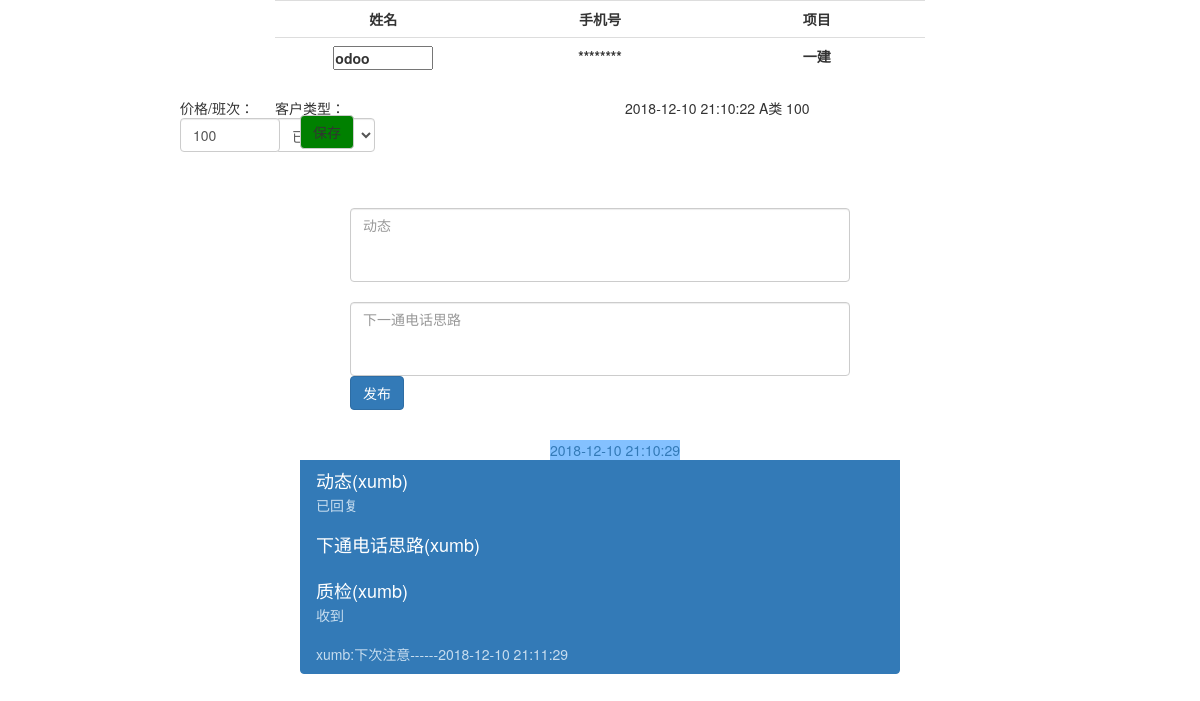
Screenshot of /user/open/1/ (signed in) with the database file from the repository.
### app/models.py (models this page shows)
class Customer(db.Model):
    __tablename__ = 'customer'
    id = db.Column(db.Integer,primary_key=True)
    c_name = db.Column(db.String())
    phone = db.Column(db.String())
    project = db.Column(db.String())
    genre = db.Column(db.String())
    sale_name = db.Column(db.String())
    price_banci = db.Column(db.String())
    date_time = db.Column(db.String())
    readed = db.Column(db.Boolean())
    pink = db.Column(db.String())
    sale_time = db.Column(db.String())
    pink_time = db.Column(db.String())

class Old_Active(db.Model):
    __tablename__ = 'old_active'
    id = db.Column(db.Integer,primary_key=True)
    cus_id = db.Column(db.Integer)
    old_genre = db.Column(db.String())
    old_banci = db.Column(db.String())
    date_time = db.Column(db.DateTime, default=datetime.now)

class SaleCustomerInfo(db.Model):
    __tablename__ = 'salecustomerinfo'
    id = db.Column(db.Integer,primary_key=True)
    c_name_id = db.Column(db.String())
    dongtai = db.Column(db.Text())
    next_phone = db.Column(db.Text())
    info = db.Column(db.Text())
    date_time = db.Column(db.Text())
    pink_date_time = db.Column(db.Text())
    pink = db.Column(db.String())
    sale_name = db.Column(db.String())

class Comment(db.Model):
    __tablename__ = 'comment'
    id = db.Column(db.Integer,primary_key=True)
    info_id = db.Column(db.Integer)
    c_name_id = db.Column(db.Integer)
    comment = db.Column(db.String())
    name = db.Column(db.String())
    date_time = db.Column(db.DateTime, default=datetime.now)

### app/user.py (the view)
@user.route('/open/<id>/')
@login_required
def open(id):
	customer = Customer.query.filter_by(id = id).first()
	if customer.sale_name==current_user.username:
		form = SearchForm()
		form.c_project.choices = [('','')]+[(a.project,a.project) for a in AllProject.query.all()]
		form1 = CustomerForm()
		form1.project.choices = [('','')]+[(a.project,a.project) for a in AllProject.query.all()]
		form1.project.data = customer.project
		form1.c_type.data = customer.genre
		sale_cus_info = SaleCustomerInfo.query.order_by(SaleCustomerInfo.id.desc()).filter_by(c_name_id = id)
		comments = Comment.query.filter_by(c_name_id = id)
		old_act = Old_Active.query.order_by(Old_Active.id.desc()).filter(Old_Active.cus_id==id)
		for comment in comments:
			if ReadComment.query.filter_by(cus_id = id,user = current_user.username,comment_id=comment.id).first()==None:
				read = ReadComment()
				read.cus_id = id
				read.user = current_user.username
				read.comment_id = comment.id
				db.session.add(read)
				db.session.commit()
		return render_template('sale_open.html',customer = customer,form = form,sale_cus_info = sale_cus_info,username = current_user.username,form1=form1,comments = comments,old_act=old_act)
	else:
		return '这不是您的客户呦'

### app/forms.py
class SearchForm(FlaskForm):
    c_name = StringField()
    c_phone = StringField()
    c_project = SelectField(u'选择项目',render_kw={"class": "form-control"})
    c_type = SelectField(label="类型",
            description="类型",
            choices=[('',''), ("A类", "A类"), ("B类", "B类"), ("C类", "C类")],
            render_kw={"class": "form-control"})

class CustomerForm(FlaskForm):
    name = StringField()
    phone = StringField()
    project = SelectField(u'选择项目' ,render_kw={"class": "form-control"})
    c_type = SelectField(label="类型",
            description="类型",
            choices=[('',''),("已成交", "已成交"), ("A类", "A类"), ("B类", "B类"), ("C类", "C类"),("放弃", "放弃")],
            render_kw={"class": "form-control"})
    price_banci = StringField()

### app/__init__.py (called while the page is built)
def time_split(time):
	time_str = str(time)
	return time_str[0:19]

### app/user.py (called while the page is built)
@loginmanager.user_loader
def load_user(id):
	return User.query.get(int(id))

### app/templates/sale_open.html (shortened to what this page needs)
<!DOCTYPE html>
<html>
    <head>
        <link rel="stylesheet" href="/static/css/x-admin.css" media="all">
        <link rel="stylesheet" href="/static/css/bootstrap.min.css">
    </head>
    <body >
<div style="margin: 0 auto;width: 650px;" class="form-group">
  <table class="table">
    <tr>
      <th>姓名</th>
      <th>手机号</th>
      <th>项目</th>
    </tr>
    <tr>
      <form action="{{url_for('user.save_reset_cus',id = customer.id,search_d = search_d)}}" method="post" class="form-inline" style="float: left;position: relative;width: 350px;">
      <td><strong>{{form1.name(value=customer.c_name,style="width:100px;")}}</strong></td>
      <td id="phone"><strong id="shouji" onclick="getphone({{customer.id}})" >********</strong></td>
      <td><strong>{{customer.project}}</strong></td>
    </tr>
  </table>
  <p>
  <div class="form-group" style="width: 100px;position: absolute;float:left;">客户类型：{{form1.c_type(class="form-control",style="width:100px;")}}</div>
  <div class="form-group" style="width: 100px;position: absolute;left: 180px;">价格/班次：{{form1.price_banci(value=customer.price_banci,class="form-control",style="width:100px;")}}</div>
  <button type="submit" id="save"  class="btn btn-default" style="position: absolute;left: 300px;top:115px;background-color: green">保存</button>
  </p>
<div style="float: right;position: relative;width: 300px;">
  {%for i in old_act%}
  <p>
  {{i.date_time|time_split}}
  {{i.old_genre}}
  {{i.old_banci}}
  </p>
  {%endfor%}
</div>
</div>
<div style="width: 600px;margin: 0 auto;  position: relative;top: 80px;">
  <form action="{{url_for('user.save_cus_info',id = customer.id,search_d = search_d)}}" method="post" style="width: 500px;margin: 0 auto;">
  <div>
        <textarea name="sale_dongtai" cols="70" rows="3" class="form-control" class="form-control" style="resize: none;" placeholder="动态"></textarea>
  </div>
<br>
<div >
        <textarea name="sale_nextphone" cols="70" rows="3" class="form-control" class="form-control" style="resize: none;" placeholder="下一通电话思路"></textarea>
 </div>
  <p><input type="submit" name="发布" value="发布" class="btn btn-primary"></p>
</form>
</div>
<div style="width: 600px;margin: 0 auto; position: relative;top: 100px;" >
{%for info in sale_cus_info%}
<div >
  <a class="list-group" style="position: relative;left: 250px;background-color: #84C1FF;">{{info.date_time}}</a>
  <a class="list-group">
    <a class="list-group-item active">
      {%if info.sale_name%}
      <h4 class="list-group-item-heading">动态({{info.sale_name}})</h4>
      {%else%}
      <h4 class="list-group-item-heading">动态</h4>
      {%endif%}
      <p class="list-group-item-text">{{info.dongtai}}</p>
      </a>
  </a>
  <a class="list-group">
    <a  class="list-group-item active">
     {%if info.sale_name%}
      <h4 class="list-group-item-heading">下通电话思路({{info.sale_name}})</h4>
      {%else%}
      <h4 class="list-group-item-heading">下通电话思路</h4>
      {%endif%}
      </a>
  </a>
  <a class="list-group">
      <a  class="list-group-item active">
       {%if info.pink%}
      <h4 class="list-group-item-heading">质检({{info.pink}})</h4>
      {%else%}
      <h4 class="list-group-item-heading">质检</h4>
      {%endif%}
      {%if info.info%}
        <p class="list-group-item-text">{{info.info}}</p>
      {%else%}
        <p class="list-group-item-text">未审阅</p>
      {%endif%}
      </a>
      {%for c in comments%}
    {%if c.info_id == info.id%}
  <a class="list-group">
    <a  class="list-group-item  active">
      <p class="list-group-item-text">{{c.name}}:{{c.comment}}------{{c.date_time|time_split}}</p>
      </a>
      </a>      {%endif%}
    {%endfor%}
  </a>
</div>
{%endfor%}
</div>
</body>
</html>

### app/templates/sale_open.html (style rules this page uses)
th { width: 150px; text-align:center; vertical-align: middle; }
td { width: 150px; word-break: break-word; text-align:center; vertical-align: middle; }

### rows the page displays
Customer: project "一建", price_banci "100"
Old_Active: date_time "2018-12-10 21:10:22", old_genre "A类", old_banci "100"
SaleCustomerInfo: date_time "2018-12-10 21:10:29", sale_name "xumb", dongtai "已回复", pink "xumb", info "收到"
Comment: name "xumb", comment "下次注意", date_time "2018-12-10 21:11:29"
